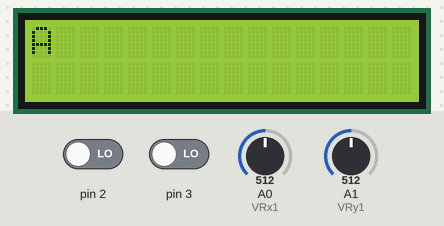
The sketch below on a simulated Arduino Uno, built with avr-gcc and run on an emulated ATmega328P. Shown: 16×2 character LCD. Inputs (shaded band) come from the test bench; at power-on: A0 (VRx1) = 512, pin 2 LOW, A1 (VRy1) = 512, pin 3 LOW. What the sketch prints to the serial monitor is not drawn.

Above: at 1.2 s.
1.3 s: A0 (VRx1) set to 110
2.8 s: A0 (VRx1) set to 90
At 3.55 s:
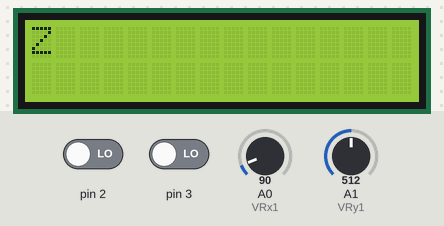
5.5 s: A0 (VRx1) set to 960
At 8.4 s:
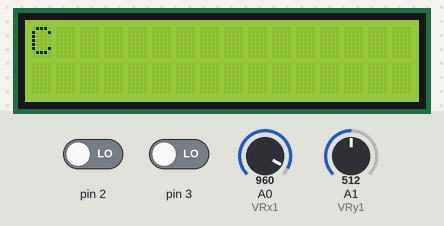
8.5 s: A0 (VRx1) set to 941
10.0 s: pin 2 driven HIGH
At 10.22 s:
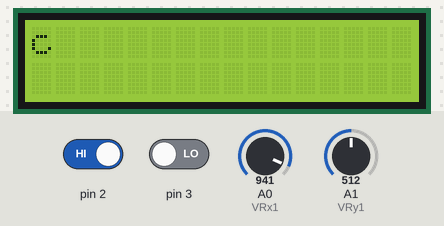
13.0 s: A1 (VRy1) set to 110
14.5 s: A1 (VRy1) set to 94
At 14.77 s:
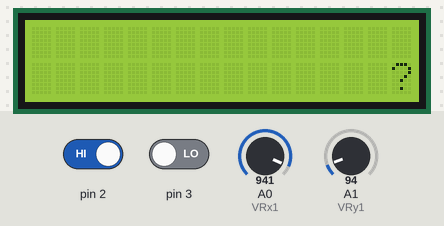
Timing chart, 0 to 17.1 s (numbered marks = the images above; inputs shaded):
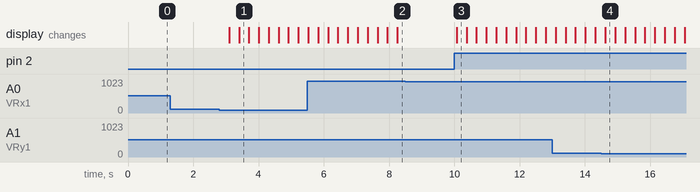

The sketch:

I2C_LCD_Set_word_by_joystick_complete.ino
```cpp
#include <LiquidCrystal_I2C.h>

LiquidCrystal_I2C lcd(0x3F,16,2);  //設定LCD位置0x27,設定LCD大小為16*2
// Joystick 1
const int VRx1 = 0; // Connect to Analog Pin 0
const int VRy1 = 1; // Connect to Analog Pin 1
int xa = 0;
int ya = 0;
int xb = 0;
int yb = 0;
int lista = 0;
int listb = 0;
int Clean = 1;  //1 will clear, 0 will not
int Chara = 1;
int Charb = 1;

char Big[27]={'A', 'B', 'C', 'D', 'E', 'F', 'G', 'H', 'I', 'J', 'K', 'L', 'M', 'N', 'O', 'P', 'Q', 'R', 'S', 'T', 'U', 'V', 'W', 'X', 'Y', 'Z', ' '};
char Small[27]={'a', 'b', 'c', 'd', 'e', 'f', 'g', 'h', 'i', 'j', 'k', 'l', 'm', 'n', 'o', 'p', 'q', 'r', 's', 't', 'u', 'v', 'w', 'x', 'y', 'z', ' '};
char Num[11]={'1', '2', '3', '4', '5', '6', '7', '8', '9', '0', ' '};
char Pun[29]={'.', ',', '?', '/', '!', '@', '#', '$', '%', '^', '&', '*', '(', ')', '-', '_', '=', '+', '[', ']', '{', '}', '|', ':', ';', '"', '<', '>', ' '};

void setup() {
  lcd.init(); //初始化LCD
  lcd.backlight(); //開啟背光
  // Joystick 1:
  //pinMode(SW1, INPUT);
  //digitalWrite(SW1, HIGH);

// Joystick 2:
//pinMode(SW2, INPUT);
//digitalWrite(SW2, HIGH);
  pinMode(2, INPUT);
  pinMode(3, INPUT);
  Serial.begin(9600);
}

void loop() {


  if (analogRead(VRx1) < 100) {
    if (lista == 0  && Charb == 3) {
      lista = 10;
      listb = 10;
    } else if (lista == 0  && Charb == 2) {
      lista = 26;
      listb = 26;
    } else if (lista == 0  && Charb == 1) {
      lista = 26;
      listb = 26;
    } else if (lista == 0  && Charb == 4) {
      lista = 28;
      listb = 28;
    } else {
      listb = lista-1;
      lista = listb;
    }

  } else if (analogRead(VRx1) > 950) {
    if (lista == 10  && Charb == 3) {
      lista = 0;
      listb = 0;
    } else if (lista == 26  && Charb == 2) {
      lista = 0;
      listb = 0;
    } else if (lista == 26  && Charb == 1) {
      lista = 0;
      listb = 0;
    } else if (lista == 28  && Charb == 4) {
      lista = 0;
      listb = 0;
    } else {
      listb = lista+1;
      lista = listb;
    }
  } else if (analogRead(VRy1) < 100) {
    if (Clean == 1) {
      lcd.setCursor(xa,ya);
      lcd.print(" ");
    } else {
      Clean = 1;
    }
    xb=xa-1;
    xa=xb;
    if (xb < 0 && yb == 0) {
      xa=15;
      xb=15;
      ya=1;
      yb=1;
    } else if (xb < 0 && yb == 1) {
      xa=15;
      xb=15;
      ya=0;
      yb=0;
    }
  } else if (analogRead(VRy1) > 950) {
    if (Clean == 1) {
      lcd.setCursor(xa,ya);
      lcd.print(" ");
    } else {
      Clean = 1;
    }
    xb=xa+1;
    xa=xb;
    if (xb > 15 && yb == 0) {
      xa=0;
      xb=0;
      ya=1;
      yb=1;
    } else if (xb > 15 && yb == 1) {
      xa=0;
      xb=0;
      ya=0;
      yb=0;
    }

  } else if (digitalRead(3) == HIGH) {
    Clean = 0;
  } else if (digitalRead(2) == HIGH) {
    Charb = Chara+1;
    Chara = Charb;
    if (Charb == 5) {
      Chara = 1;
      Charb = 1;
    }
  }

  /*Serial.println(xa);
  Serial.println(ya);*/
  Serial.println(analogRead(VRx1));
  Serial.println(analogRead(VRy1));
  Serial.println(lista);
  Serial.println(listb);
  Serial.println(Num[lista]);
  Serial.println(Num[listb]);
  Serial.println(Clean);
  Serial.println(Chara);
  Serial.println(Charb);
  lcd.setCursor(xa,ya);

  if (Charb == 1) {
    if (lista > 26) {
    lista = 0;
    listb = 0;
    }
    lcd.print(Big[listb]);
  } else if (Charb == 2) {
    lcd.print(Small[listb]);
  } else if (Charb == 3) {
    if (lista > 10) {
      lista = 0;
      listb = 0;
    }
    lcd.print(Num[listb]);
  } else if (Charb == 4) {
      lcd.print(Pun[listb]);
  }
  delay(300);
}
```

Measured:
- the behaviour switches between 100 and 99 on A0 (VRx1) (found by bisection; images 0 and 1)
- the behaviour switches between 100 and 99 on A1 (VRy1) (found by bisection; images 3 and 4)
- after the input at 1.3 s, every drawn part: stays the same
- after the input at 2.8 s, the display: first changes after 0.30 s (image 1 shows a later state)
- after the input at 5.5 s, the display: first changes at once (image 2 shows a later state)
- after the input at 8.5 s, every drawn part: stays the same
- after the input at 10.0 s, the display: changes after 0.07 s (image 3)
